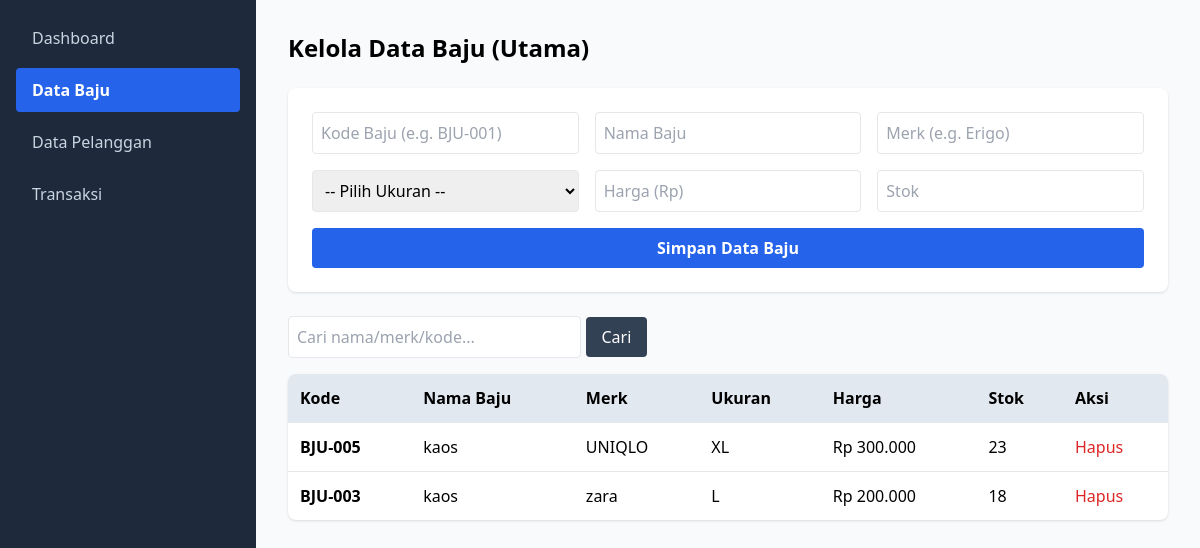
The app's page /toko_baju/baju.php (signed in) with its own data.
### tables this page shows
CREATE TABLE `baju` (
  `id` int(11) NOT NULL,
  `kode_baju` varchar(20) NOT NULL,
  `nama_baju` varchar(100) NOT NULL,
  `merk` varchar(50) NOT NULL,
  `ukuran` enum('S','M','L','XL','XXL') NOT NULL,
  `harga` int(11) NOT NULL,
  `stok` int(11) NOT NULL
);

### toko_baju/baju.php (the view, shortened to what this page needs)
<?php
require 'config.php';
$keyword = $_GET['cari'] ?? '';
$query = "SELECT * FROM baju WHERE nama_baju LIKE '%$keyword%' OR merk LIKE '%$keyword%' OR kode_baju LIKE '%$keyword%' ORDER BY id DESC";
$baju = mysqli_query($koneksi, $query);
?>
<!DOCTYPE html>
<html lang="id">
<head>
    <script src="https://cdn.tailwindcss.com"></script>
</head>
<body class="bg-slate-50 min-h-screen">
    <div class="flex">
        <div class="w-64 bg-slate-800 min-h-screen text-white p-4 space-y-2">
            <a href="dashboard.php" class="block py-2.5 px-4 text-slate-300 hover:bg-slate-700 rounded">Dashboard</a>
            <a href="baju.php" class="block py-2.5 px-4 bg-blue-600 rounded font-semibold">Data Baju</a>
            <a href="pelanggan.php" class="block py-2.5 px-4 text-slate-300 hover:bg-slate-700 rounded">Data Pelanggan</a>
            <a href="transaksi.php" class="block py-2.5 px-4 text-slate-300 hover:bg-slate-700 rounded">Transaksi</a>
        </div>
        <div class="flex-1 p-8">
            <h2 class="text-2xl font-bold mb-6">Kelola Data Baju (Utama)</h2>
            <form method="POST" class="bg-white p-6 rounded-lg shadow mb-6 grid grid-cols-3 gap-4">
                <input type="text" name="kode_baju" placeholder="Kode Baju (e.g. BJU-001)" required class="border p-2 rounded">
                <input type="text" name="nama_baju" placeholder="Nama Baju" required class="border p-2 rounded">
                <input type="text" name="merk" placeholder="Merk (e.g. Erigo)" required class="border p-2 rounded">
                <select name="ukuran" required class="border p-2 rounded">
                    <option value="">-- Pilih Ukuran --</option>
                </select>
                <input type="number" name="harga" placeholder="Harga (Rp)" required class="border p-2 rounded">
                <input type="number" name="stok" placeholder="Stok" required class="border p-2 rounded">
                <button type="submit" name="tambah" class="col-span-3 bg-blue-600 text-white py-2 rounded hover:bg-blue-700 font-semibold">Simpan Data Baju</button>
            </form>
            <form method="GET" class="mb-4">
                <input type="text" name="cari" value="<?= htmlspecialchars($keyword) ?>" placeholder="Cari nama/merk/kode..." class="border p-2 rounded w-1/3">
                <button type="submit" class="bg-slate-700 text-white px-4 py-2 rounded">Cari</button>
            </form>
            <table class="w-full bg-white rounded-lg shadow overflow-hidden">
                <thead class="bg-slate-200">
                    <tr class="text-left">
                        <th class="p-3">Kode</th>
                        <th class="p-3">Nama Baju</th>
                        <th class="p-3">Merk</th>
                        <th class="p-3">Ukuran</th>
                        <th class="p-3">Harga</th>
                        <th class="p-3">Stok</th>
                        <th class="p-3">Aksi</th>
                    </tr>
                </thead>
                <tbody>
                    <?php while ($row = mysqli_fetch_assoc($baju)): ?>
                    <tr class="border-t">
                        <td class="p-3 font-semibold"><?= $row['kode_baju'] ?></td>
                        <td class="p-3"><?= $row['nama_baju'] ?></td>
                        <td class="p-3"><?= $row['merk'] ?></td>
                        <td class="p-3"><?= $row['ukuran'] ?></td>
                        <td class="p-3">Rp <?= number_format($row['harga'], 0, ',', '.') ?></td>
                        <td class="p-3"><?= $row['stok'] ?></td>
                        <td class="p-3">
                            <a href="baju.php?hapus=<?= $row['id'] ?>" onclick="return confirm('Yakin ingin menghapus data ini?')" class="text-red-600 hover:underline">Hapus</a>
                        </td>
                    </tr>
                    <?php endwhile; ?>
                </tbody>
            </table>
        </div>
    </div>
</body>
</html>

### records on screen
baju: kode_baju "BJU-005", nama_baju "kaos", merk "UNIQLO", ukuran "XL", harga "300.000", stok "23"
baju: kode_baju "BJU-003", nama_baju "kaos", merk "zara", ukuran "L", harga "200.000", stok "18"
